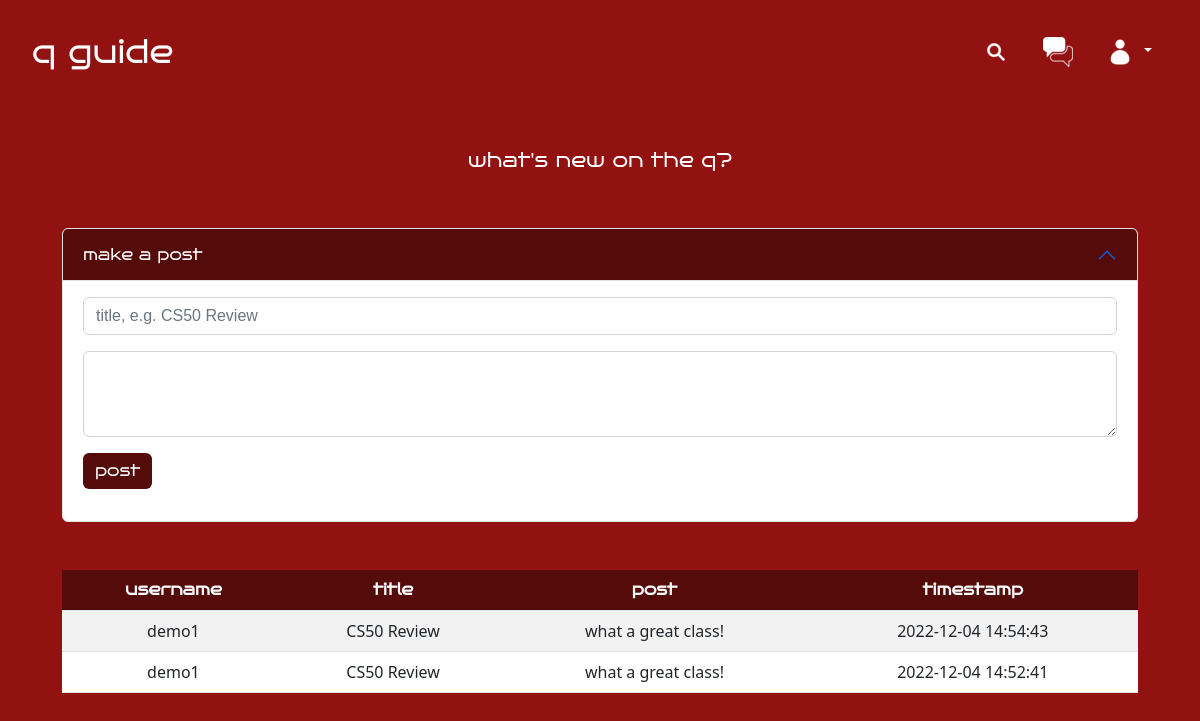
The page /forum (signed in) on the database its author committed.
### tables this page shows
CREATE TABLE posts (
    id INTEGER PRIMARY KEY AUTOINCREMENT NOT NULL,
    user_id INTEGER NOT NULL,
    username TEXT NOT NULL,
    timestamp DATETIME DEFAULT CURRENT_TIMESTAMP NOT NULL,
    post TEXT NOT NULL,
    title TEXT NOT NULL,
    FOREIGN KEY (user_id) REFERENCES users(id),
    FOREIGN KEY (username) REFERENCES users(username)
);

### app.py (the view)
@app.route("/forum", methods=['GET', 'POST'])
@login_required
def forum():
    db.execute("SELECT username, title, post, timestamp FROM posts ORDER BY timestamp DESC")
    posts = db.fetchall()
    if request.method == "POST":
        if not request.form.get("title"):
            return render_template("forum.html", error="must enter title")
        elif not request.form.get("post"):
            return render_template("forum.html", error="must enter content")
        db.execute("SELECT username FROM users WHERE id = (?)", (session["user_id"],))
        username = db.fetchall()
        db.execute("INSERT INTO posts (user_id, username, title, post) VALUES (?,?,?,?)",
        (session["user_id"], username[0][0], request.form.get("title"), request.form.get("post")))
        connection.commit()
        db.execute("SELECT username, title, post, timestamp FROM posts ORDER BY timestamp DESC")
        posts = db.fetchall()
        return render_template("forum.html", posts=posts)
    else:
        return render_template("forum.html", posts=posts)

### app.py (called while the page is built)
@app.after_request
def after_request(response):
    response.headers["Cache-Control"] = "no-cache, no-store, must-revalidate"
    response.headers["Expires"] = 0
    response.headers["Pragma"] = "no-cache"
    return response

### helpers.py (called while the page is built)
def login_required(f):
    @wraps(f)
    def decorated_function(*args, **kwargs):
        if session.get("user_id") is None:
            return redirect("/login")
        return f(*args, **kwargs)
    return decorated_function

### templates/forum.html (shortened to what this page needs)
{% extends "layout.html" %}
{% block main %}
    <h5>what's new on the q?</h5>
    <br>
    <br>
    <div class="accordion" id="accordionExample">
        <div class="accordion-item">
          <h2 class="accordion-header" id="headingOne">
            <button class="accordion-button" type="button" data-bs-toggle="collapse" data-bs-target="#collapseOne" aria-expanded="true" aria-controls="collapseOne">
              make a post
            </button>
          </h2>
          <div id="collapseOne" class="accordion-collapse collapse show" aria-labelledby="headingOne" data-bs-parent="#accordionExample">
            <div class="accordion-body">
                <form method="post" action="/forum">
                    <div class="mb-3">
                        <input name="title" type="text" class="form-control" id="exampleFormControlInput1" placeholder="title, e.g. CS50 Review">
                    </div>
                    <div class="mb-3">
                        <textarea name="post" class="form-control" id="exampleFormControlTextarea1" rows="3"></textarea>
                    </div>
                    <button type="submit" class="btn btn-primary mb-3 d-flex justify-content-end">post</button>
                </form>
            </div>
          </div>
        </div>
    </div>
    <br>
    <br>
    <table class="table table-striped table-hover">
        <thead>
            <tr>
                <th scope="col">username</th>
                <th scope="col">title</th>
                <th scope="col">post</th>
                <th scope="col">timestamp</th>
            </tr>
        </thead>
        <tbody class="border-top-color">
            {% for post in posts  %}
                <tr>
                    <td>{{ post[0] }}</td>
                    <td>{{ post[1] }}</td>
                    <td>{{ post[2] }}</td>
                    <td>{{ post[3] }}</td>
                </tr>
            {% endfor %}
        </tbody>
    </table>
{% endblock %}

### static/styles.css (style rules this page uses)
nav .navbar-text, button { font-size: xx-large; text-decoration: none; color: white !important; font-family: 'bruno_aceregular', Lucida Console, Bahnschrift, Candara, sans-serif !important; border:none !important; }
h5, h1, thead { color: white; font-family: 'bruno_aceregular', Lucida Console, Bahnschrift, Candara, sans-serif !important; }
a, form, h3 { font-size: large; font-family: 'Fira Sans Condensed', Calibri, sans-serif; color: white !important; text-decoration: none !important; }
body { background-color: #921212 !important; padding: 100px 50px; }
button, .card-header, thead { background-color: #560B0B !important; }
table { background-color: white; }

### rows shown on the page
posts: username "demo1", title "CS50 Review", post "what a great class!", timestamp "2022-12-04 14:54:43"
posts: username "demo1", title "CS50 Review", post "what a great class!", timestamp "2022-12-04 14:52:41"
